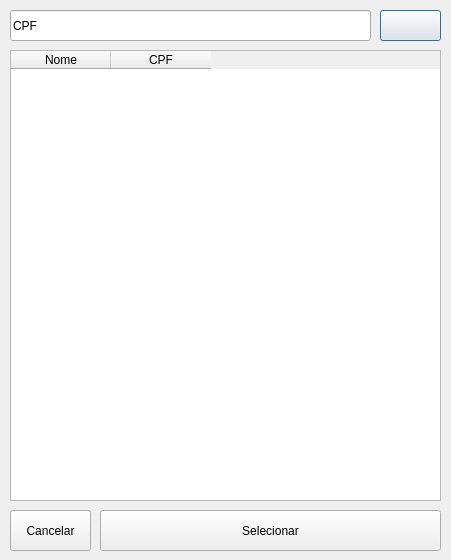
<?xml version="1.0" encoding="UTF-8"?>
<ui version="4.0">
 <class>ListarClientes</class>
 <widget class="QDialog" name="ListarClientes">
  <property name="geometry">
   <rect>
    <x>0</x>
    <y>0</y>
    <width>451</width>
    <height>560</height>
   </rect>
  </property>
  <property name="windowTitle">
   <string>Clientes</string>
  </property>
  <widget class="QLineEdit" name="lineEditcpf">
   <property name="geometry">
    <rect>
     <x>10</x>
     <y>10</y>
     <width>361</width>
     <height>31</height>
    </rect>
   </property>
   <property name="text">
    <string>CPF</string>
   </property>
  </widget>
  <widget class="QTableWidget" name="tableWidget">
   <property name="geometry">
    <rect>
     <x>10</x>
     <y>50</y>
     <width>431</width>
     <height>451</height>
    </rect>
   </property>
   <attribute name="verticalHeaderVisible">
    <bool>false</bool>
   </attribute>
   <attribute name="verticalHeaderHighlightSections">
    <bool>false</bool>
   </attribute>
   <column>
    <property name="text">
     <string>Nome</string>
    </property>
   </column>
   <column>
    <property name="text">
     <string>CPF</string>
    </property>
   </column>
  </widget>
  <widget class="QPushButton" name="procurar">
   <property name="geometry">
    <rect>
     <x>380</x>
     <y>10</y>
     <width>61</width>
     <height>31</height>
    </rect>
   </property>
   <property name="text">
    <string/>
   </property>
  </widget>
  <widget class="QPushButton" name="pushButtonSelecionar">
   <property name="geometry">
    <rect>
     <x>100</x>
     <y>510</y>
     <width>341</width>
     <height>41</height>
    </rect>
   </property>
   <property name="text">
    <string>Selecionar</string>
   </property>
  </widget>
  <widget class="QPushButton" name="pushButton_2">
   <property name="geometry">
    <rect>
     <x>10</x>
     <y>510</y>
     <width>81</width>
     <height>41</height>
    </rect>
   </property>
   <property name="text">
    <string>Cancelar</string>
   </property>
  </widget>
 </widget>
 <resources/>
 <connections/>
</ui>
